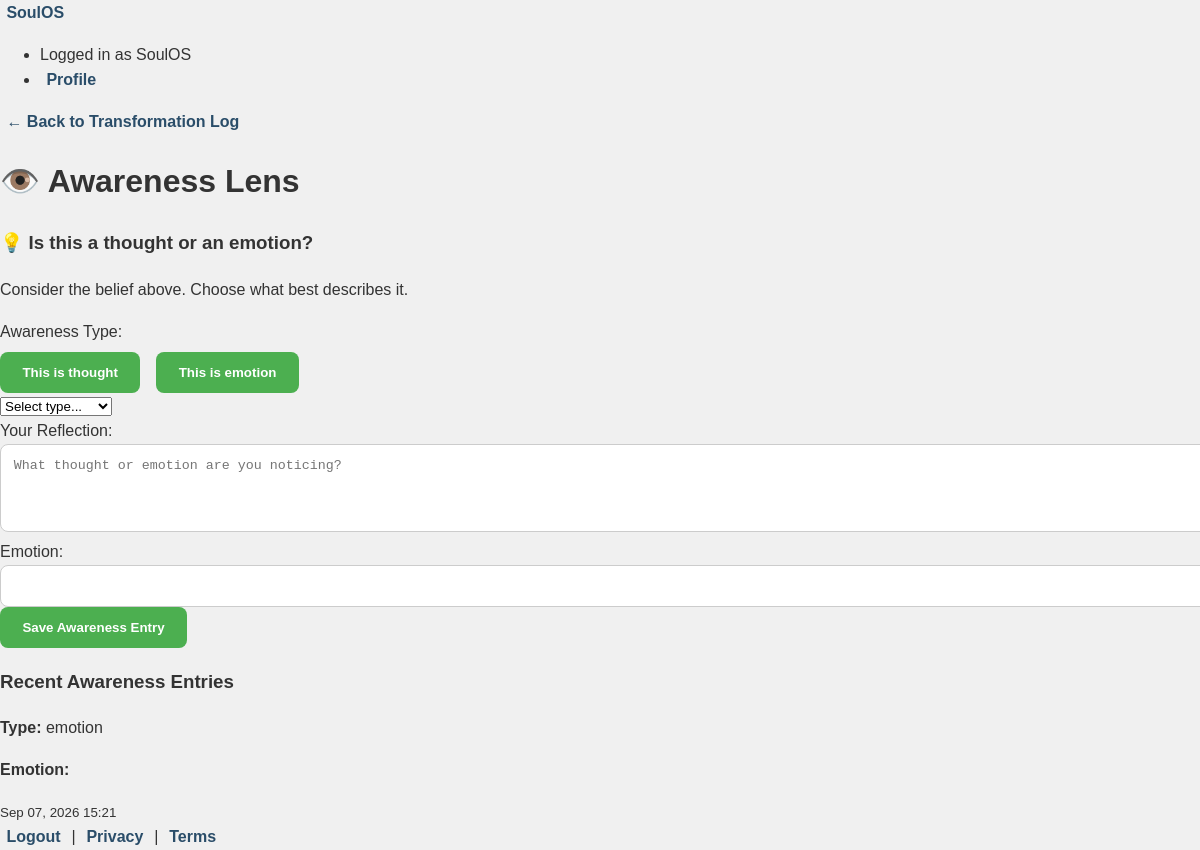
Page /core-healing-path/stage/awareness-lens/ (signed in) on the earlier database version.
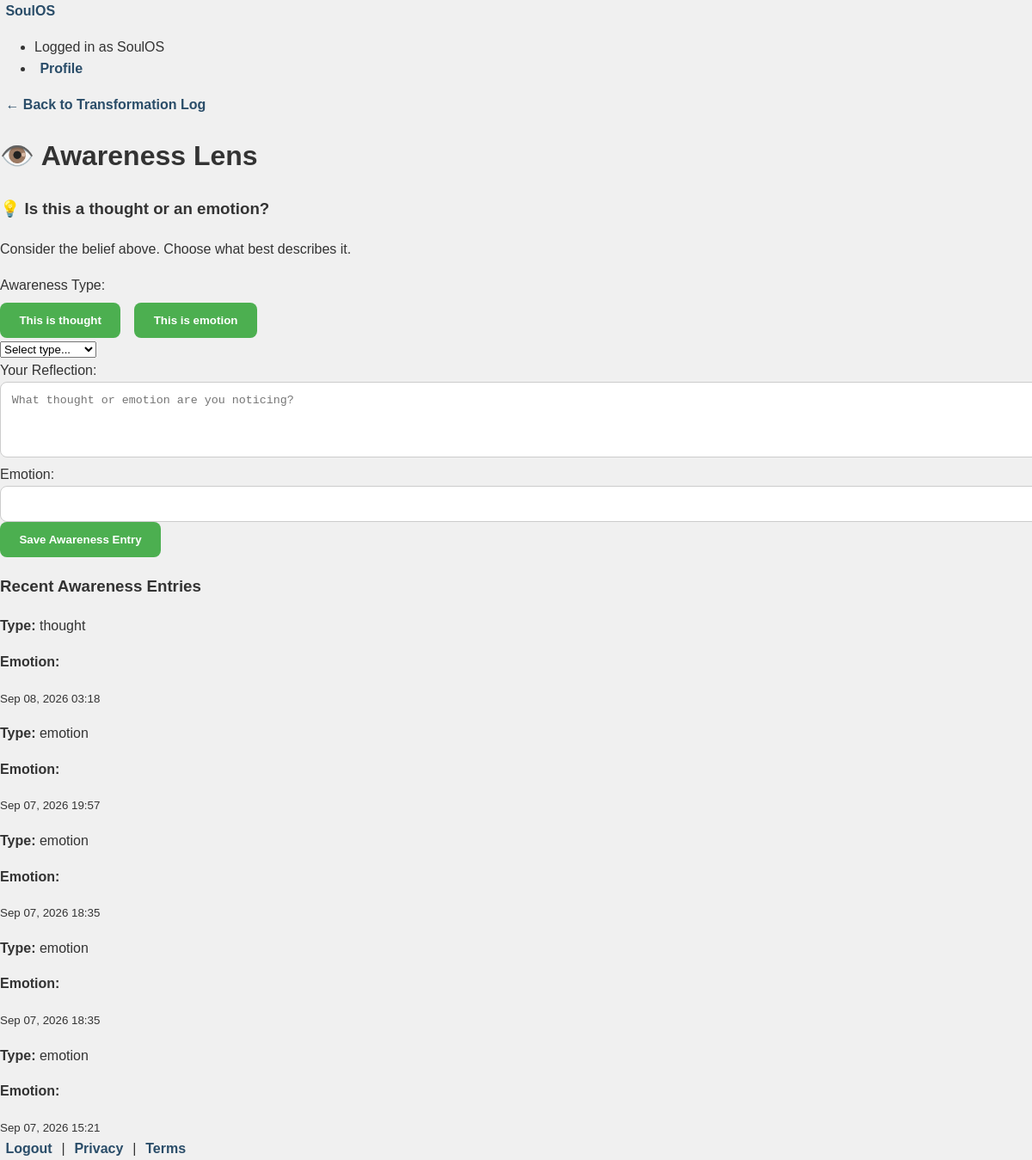
Same page on the later database version.
### Core_healing_path/models.py (models this page shows, shortened)
class HealingLog(models.Model):
    user = models.ForeignKey(
        User, on_delete=models.CASCADE, related_name="healing_logs"
    )
    stage = models.CharField(max_length=50, choices=STAGE_CHOICES)
    entry = models.TextField()
    intensity = models.PositiveSmallIntegerField(default=5)
    trigger = models.CharField(max_length=100, blank=True)
    emotion = models.CharField(max_length=100, blank=True)
    limiting_belief = models.CharField(max_length=255, blank=True)
    custom_affirmation = models.CharField(max_length=255, blank=True)
    reframe = models.CharField(max_length=255, blank=True)
    coping_strategy = models.CharField(max_length=100, blank=True)
    ritual = models.CharField(max_length=100, blank=True)
    gratitude_notes = models.TextField(blank=True)
    insight_type = models.CharField(max_length=100, blank=True)
    clarity_notes = models.TextField(blank=True)
    awareness_type = models.CharField(max_length=20, blank=True)
    parent_log = models.ForeignKey(
        "self",
        on_delete=models.SET_NULL,
        null=True,
        blank=True,
        related_name="awareness_entries",
    )
    created_at = models.DateTimeField(default=timezone.now)
    class Meta:
        ordering = ["-created_at"]

### Core_healing_path/views.py (the view)
@login_required
def stage_view(request, stage_key):
    stage_name = dict(STAGE_CHOICES).get(stage_key, stage_key)
    if request.method == "POST":
        form_class = FORM_MAP.get(stage_key)
        if not form_class:
            return redirect("core_healing_path_dashboard")
        form = form_class(request.POST)
        if form.is_valid():
            log = form.save(commit=False)
            log.user = request.user
            log.stage = stage_key
            if stage_key == "awareness_lens":
                log.parent_log_id = request.POST.get("parent_log")
            log.save()
            profile = get_or_create_profile(request.user)
            if stage_key == "tension_observer":
                journey = TransformationJourney.objects.create(
                    user=request.user,
                    tension_log=log,
                    current_stage=stage_key,
                    status="active",
                )
                JourneyStage.objects.create(journey=journey, stage=stage_key, log=log)
                advance_journey(journey, log)
                next_stage = get_next_stage(stage_key)
                if next_stage:
                    return redirect(
                        reverse(STAGE_URL_MAP[next_stage]) + f"?tension_log_id={log.id}"
                    )
                return redirect("core_healing_path_dashboard")
            else:
                active_journey = get_active_journey(request.user)
                if active_journey and active_journey.current_stage == stage_key:
                    advance_journey(active_journey, log)
                    if stage_key == "clarity_flow":
                        active_journey.status = "completed"
                        active_journey.completed_at = timezone.now()
                        active_journey.save()
                next_stage = get_next_stage(stage_key)
                if next_stage:
                    return redirect(reverse(STAGE_URL_MAP[next_stage]))
                return redirect("core_healing_path_dashboard")
    else:
        form_class = FORM_MAP.get(stage_key, TensionObserverForm)
        form = form_class(initial={"stage": stage_key})
    logs = HealingLog.objects.filter(user=request.user, stage=stage_key)[:20]
    suggestion = ""
    if stage_key == "thought_analyzer" and logs:
        suggestion = get_stage_suggestion(logs[0])
    tension_log = None
    if stage_key == "awareness_lens":
        tension_log_id = request.GET.get("tension_log_id")
        if tension_log_id:
            tension_log = HealingLog.objects.filter(
                id=tension_log_id, user=request.user, stage="tension_observer"
            ).first()
    context = {
        "stage_key": stage_key,
        "stage_name": stage_name,
        "healing_prompt": HEALING_PROMPTS.get(stage_key, ""),
        "form": form,
        "logs": logs,
        "suggestion": suggestion,
        "stage_choices": STAGE_CHOICES,
        "current_stage_index": TRANSFORMATION_ORDER.index(stage_key),
        "total_stages": len(TRANSFORMATION_ORDER),
        "next_stage_url": STAGE_URL_MAP.get(get_next_stage(stage_key))
        if get_next_stage(stage_key)
        else None,
        "tension_log": tension_log,
    }
    return render(request, f"core_healing_path/stage_{stage_key}.html", context)

### Core_healing_path/forms.py
class AwarenessLensForm(forms.ModelForm):
    emotion = forms.CharField(
        label="Emotion",
        max_length=100,
        required=False,
        widget=EditableSelect(choices=EMOTION_CHOICES, attrs={"class": "form-control"}),
    )
    awareness_type = forms.ChoiceField(
        label="Awareness Type",
        choices=[
            ("", "Select type..."),
            ("thought", "This is thought"),
            ("emotion", "This is emotion"),
        ],
        required=True,
        widget=forms.Select(attrs={"class": "form-control"}),
    )
    class Meta:
        model = HealingLog
        fields = ["stage", "entry", "emotion", "awareness_type"]
        widgets = {
            "stage": forms.HiddenInput(),
            "entry": forms.Textarea(
                attrs={
                    "class": "form-control",
                    "rows": 4,
                    "placeholder": "What thought or emotion are you noticing?",
                }
            ),
        }

### templates/core_healing_path/stage_awareness_lens.html (shortened to what this page needs)
{% extends "base.html" %}
{% load static %}
{% block content %}
<a href="{% url 'core_healing_path:transformation_log' %}">← Back to Transformation Log</a>
<div class="card">
    <h1>👁️ Awareness Lens</h1>
</div>
<div class="card">
    <h3>💡 Is this a thought or an emotion?</h3>
    <p>Consider the belief above. Choose what best describes it.</p>
    <form method="post" action="{% url 'core_healing_path:log_awareness' %}">
        <div class="form-group">
            <label>Awareness Type:</label>
            <div style="display: flex; gap: 1rem; margin-top: 0.5rem;">
                <button type="button" class="btn btn-primary" onclick="selectAwarenessType('thought')">This is thought</button>
                <button type="button" class="btn btn-primary" onclick="selectAwarenessType('emotion')">This is emotion</button>
            </div>
            {{ form.awareness_type }}
        </div>
        <div class="form-group">
            <label for="id_entry">Your Reflection:</label>
            {{ form.entry }}
        </div>
        <div class="form-group">
            <label for="id_emotion">Emotion:</label>
            {{ form.emotion }}
        </div>
        <button type="submit" class="btn btn-primary">Save Awareness Entry</button>
    </form>
</div>
<div class="card">
    <h3>Recent Awareness Entries</h3>
    {% for log in logs %}
        <div class="form-group">
            <p><strong>Type:</strong> <span>{{ log.awareness_type }}</span></p>
            <p><strong>Emotion:</strong> </p>
            <small>{{ log.created_at|date:"M d, Y H:i" }}</small>
        </div>
    {% empty %}
        <p>No awareness entries yet.</p>
    {% endfor %}
</div>
{% endblock %}

Differences in the rows shown:
added HealingLog: awareness_type "thought", created_at "Sep 08, 2026 03:18"
added HealingLog: awareness_type "emotion", created_at "Sep 07, 2026 19:57"
added HealingLog: awareness_type "emotion", created_at "Sep 07, 2026 18:35"
added HealingLog: awareness_type "emotion", created_at "Sep 07, 2026 18:35"
